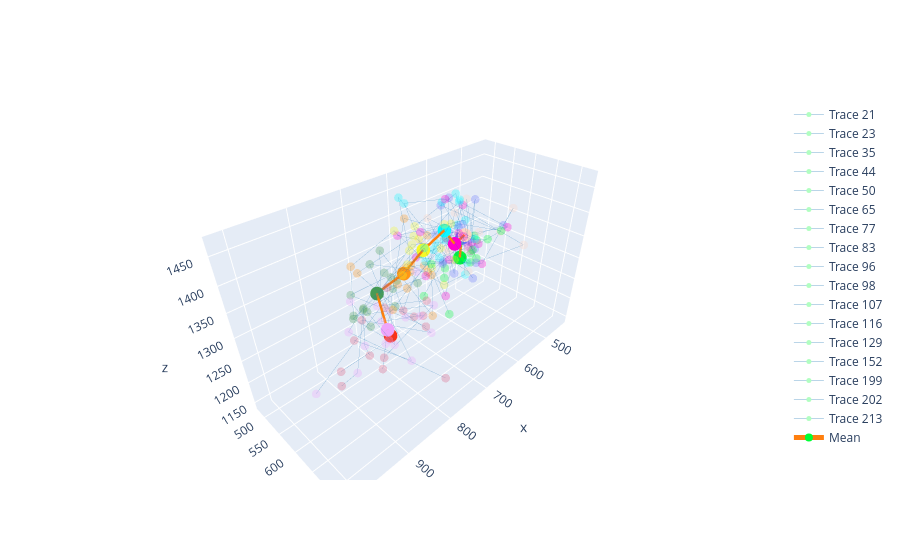

Notebook cell for this chart:
### Code cell
clust_aligned, clust_mean = tr.general_procrustes_analysis(traces_long, cluster_members)
tr.plot_gpa_output(clust_aligned, clust_mean, cluster_members)

### Figure 1 — Plotly figure (JSON) as saved in the notebook; plotly's stock layout.template omitted (floating-point values rounded to 4 significant figures)
{"data": [{"line": {"color": "#1f77b4", "width": 1}, "marker": {"color": ["#00FE35", "#6A76FC", "#FED4C4", "#FE00CE", "#0DF9FF", "#F6F926", "#FF9616", "#479B55", "#EEA6FB", "#DC587D"], "size": 5}, "mode": "markers+lines", "name": "Trace 21", "opacity": 0.3, "type": "scatter3d", "x": [666.8, 674.1, 607.3, 587.1, 660.7, 754.5, 725.5, 795.3, 861.4, 806.9], "y": [588.3, 588.7, 541.1, 584.3, 602.6, 601.1, 599.9, 567.7, 539.7, 723.9], "z": [1320.0, 1334.0, 1318.0, 1323.0, 1471.0, 1444.0, 1416.0, 1360.0, 1252.0, 1233.0]}, {"line": {"color": "#1f77b4", "width": 1}, "marker": {"color": ["#00FE35", "#6A76FC", "#FED4C4", "#FE00CE", "#0DF9FF", "#F6F926", "#FF9616", "#479B55", "#EEA6FB", "#DC587D"], "size": 5}, "mode": "markers+lines", "name": "Trace 23", "opacity": 0.3, "type": "scatter3d", "x": [666.6, 706.8, 613.8, 640.7, 660.2, 717.9, 751.5, 751.6, 850.2, 780.3], "y": [531.5, 619.8, 561.2, 602.2, 607.6, 603.7, 639.5, 504.6, 621.8, 645.4], "z": [1227.0, 1366.0, 1406.0, 1444.0, 1415.0, 1351.0, 1284.0, 1358.0, 1317.0, 1303.0]}, {"line": {"color": "#1f77b4", "width": 1}, "marker": {"color": ["#00FE35", "#6A76FC", "#FED4C4", "#FE00CE", "#0DF9FF", "#F6F926", "#FF9616", "#479B55", "#EEA6FB", "#DC587D"], "size": 5}, "mode": "markers+lines", "name": "Trace 35", "opacity": 0.3, "type": "scatter3d", "x": [539.6, 573.7, 666.4, 735.4, 674.1, 662.4, 732.6, 821.1, 850.3, 883.8], "y": [558.4, 572.1, 530.5, 582.5, 647.0, 585.4, 552.3, 619.8, 629.2, 660.0], "z": [1318.0, 1339.0, 1347.0, 1370.0, 1361.0, 1398.0, 1433.0, 1366.0, 1275.0, 1262.0]}, {"line": {"color": "#1f77b4", "width": 1}, "marker": {"color": ["#00FE35", "#6A76FC", "#FED4C4", "#FE00CE", "#0DF9FF", "#F6F926", "#FF9616", "#479B55", "#EEA6FB", "#DC587D"], "size": 5}, "mode": "markers+lines", "name": "Trace 44", "opacity": 0.3, "type": "scatter3d", "x": [556.2, 668.8, 648.0, 672.8, 656.9, 699.2, 754.1, 869.9, 838.3, 775.3], "y": [558.9, 564.5, 523.3, 634.8, 629.2, 616.7, 590.1, 573.0, 598.2, 648.5], "z": [1272.0, 1382.0, 1393.0, 1407.0, 1320.0, 1312.0, 1366.0, 1354.0, 1329.0, 1333.0]}, {"line": {"color": "#1f77b4", "width": 1}, "marker": {"color": ["#00FE35", "#FED4C4", "#FE00CE", "#0DF9FF", "#F6F926", "#FF9616", "#479B55", "#EEA6FB", "#DC587D"], "size": 5}, "mode": "markers+lines", "name": "Trace 50", "opacity": 0.3, "type": "scatter3d", "x": [594.4, 728.7, 800.2, 630.5, 693.6, 771.8, 789.2, 789.9, 747.9], "y": [538.8, 581.6, 611.5, 600.9, 623.4, 639.7, 577.4, 611.9, 588.5], "z": [1143.0, 1402.0, 1449.0, 1411.0, 1435.0, 1396.0, 1352.0, 1286.0, 1250.0]}, {"line": {"color": "#1f77b4", "width": 1}, "marker": {"color": ["#00FE35", "#6A76FC", "#FED4C4", "#FE00CE", "#0DF9FF", "#F6F926", "#FF9616", "#479B55", "#EEA6FB", "#DC587D"], "size": 5}, "mode": "markers+lines", "name": "Trace 65", "opacity": 0.3, "type": "scatter3d", "x": [624.4, 483.6, 554.8, 606.3, 724.0, 759.4, 839.4, 876.6, 832.2, 839.0], "y": [480.7, 581.8, 648.4, 627.3, 594.7, 556.2, 536.7, 584.4, 719.9, 607.1], "z": [1288.0, 1340.0, 1425.0, 1320.0, 1363.0, 1421.0, 1378.0, 1322.0, 1393.0, 1221.0]}, {"line": {"color": "#1f77b4", "width": 1}, "marker": {"color": ["#00FE35", "#6A76FC", "#FED4C4", "#FE00CE", "#0DF9FF", "#F6F926", "#FF9616", "#479B55", "#EEA6FB", "#DC587D"], "size": 5}, "mode": "markers+lines", "name": "Trace 77", "opacity": 0.3, "type": "scatter3d", "x": [665.7, 646.6, 500.2, 574.6, 688.9, 754.0, 838.6, 821.3, 800.0, 849.7], "y": [586.0, 555.7, 587.6, 590.5, 593.5, 597.5, 552.2, 622.9, 684.1, 567.0], "z": [1297.0, 1430.0, 1334.0, 1336.0, 1355.0, 1425.0, 1371.0, 1333.0, 1301.0, 1288.0]}, {"line": {"color": "#1f77b4", "width": 1}, "marker": {"color": ["#00FE35", "#6A76FC", "#FED4C4", "#FE00CE", "#0DF9FF", "#F6F926", "#FF9616", "#479B55", "#EEA6FB", "#DC587D"], "size": 5}, "mode": "markers+lines", "name": "Trace 83", "opacity": 0.3, "type": "scatter3d", "x": [581.9, 611.0, 633.7, 706.7, 708.3, 765.1, 758.8, 770.7, 776.5, 827.0], "y": [511.0, 611.4, 617.5, 634.1, 511.8, 598.2, 592.6, 623.2, 634.5, 602.8], "z": [1323.0, 1282.0, 1311.0, 1376.0, 1450.0, 1403.0, 1356.0, 1354.0, 1294.0, 1322.0]}, {"line": {"color": "#1f77b4", "width": 1}, "marker": {"color": ["#00FE35", "#6A76FC", "#FED4C4", "#FE00CE", "#0DF9FF", "#F6F926", "#FF9616", "#EEA6FB"], "size": 5}, "mode": "markers+lines", "name": "Trace 96", "opacity": 0.3, "type": "scatter3d", "x": [506.9, 574.9, 574.3, 548.0, 625.9, 822.3, 805.1, 1011.0], "y": [525.8, 512.4, 589.6, 635.9, 580.6, 580.4, 612.9, 679.3], "z": [1303.0, 1332.0, 1361.0, 1379.0, 1439.0, 1339.0, 1363.0, 1320.0]}, {"line": {"color": "#1f77b4", "width": 1}, "marker": {"color": ["#00FE35", "#6A76FC", "#FED4C4", "#FE00CE", "#0DF9FF", "#F6F926", "#FF9616", "#479B55", "#EEA6FB", "#DC587D"], "size": 5}, "mode": "markers+lines", "name": "Trace 98", "opacity": 0.3, "type": "scatter3d", "x": [529.7, 586.0, 593.3, 628.8, 648.5, 710.9, 800.7, 849.5, 886.9, 905.3], "y": [502.4, 592.0, 570.5, 610.1, 559.9, 617.5, 630.4, 573.6, 622.0, 658.8], "z": [1250.0, 1330.0, 1430.0, 1360.0, 1438.0, 1393.0, 1361.0, 1314.0, 1289.0, 1305.0]}, {"line": {"color": "#1f77b4", "width": 1}, "marker": {"color": ["#00FE35", "#6A76FC", "#FED4C4", "#FE00CE", "#0DF9FF", "#F6F926", "#FF9616", "#479B55", "#EEA6FB", "#DC587D"], "size": 5}, "mode": "markers+lines", "name": "Trace 107", "opacity": 0.3, "type": "scatter3d", "x": [551.6, 600.4, 664.5, 594.1, 589.3, 672.9, 781.8, 887.0, 855.7, 942.2], "y": [570.4, 532.9, 594.2, 589.2, 550.9, 616.5, 607.1, 598.8, 644.6, 632.6], "z": [1285.0, 1423.0, 1357.0, 1346.0, 1421.0, 1353.0, 1381.0, 1330.0, 1296.0, 1279.0]}, {"line": {"color": "#1f77b4", "width": 1}, "marker": {"color": ["#00FE35", "#6A76FC", "#FE00CE", "#0DF9FF", "#F6F926", "#FF9616", "#479B55", "#EEA6FB", "#DC587D"], "size": 5}, "mode": "markers+lines", "name": "Trace 116", "opacity": 0.3, "type": "scatter3d", "x": [605.9, 659.1, 632.5, 633.2, 804.3, 801.1, 810.1, 787.6, 795.3], "y": [566.8, 604.7, 558.9, 525.3, 636.9, 676.6, 549.5, 566.9, 667.2], "z": [1338.0, 1312.0, 1358.0, 1320.0, 1411.0, 1414.0, 1375.0, 1274.0, 1301.0]}, {"line": {"color": "#1f77b4", "width": 1}, "marker": {"color": ["#00FE35", "#6A76FC", "#FED4C4", "#FE00CE", "#0DF9FF", "#FF9616", "#479B55", "#EEA6FB"], "size": 5}, "mode": "markers+lines", "name": "Trace 129", "opacity": 0.3, "type": "scatter3d", "x": [510.5, 503.9, 561.0, 672.2, 723.5, 824.7, 849.5, 911.6], "y": [521.7, 519.2, 552.8, 622.5, 637.5, 620.6, 590.6, 633.7], "z": [1259.0, 1385.0, 1301.0, 1409.0, 1422.0, 1326.0, 1288.0, 1396.0]}, {"line": {"color": "#1f77b4", "width": 1}, "marker": {"color": ["#00FE35", "#6A76FC", "#FE00CE", "#0DF9FF", "#F6F926", "#FF9616", "#479B55", "#EEA6FB", "#DC587D"], "size": 5}, "mode": "markers+lines", "name": "Trace 152", "opacity": 0.3, "type": "scatter3d", "x": [491.2, 568.4, 709.9, 748.7, 814.0, 827.0, 775.4, 768.7, 826.0], "y": [510.8, 531.8, 631.1, 616.7, 635.8, 584.0, 576.4, 618.4, 647.7], "z": [1255.0, 1350.0, 1300.0, 1408.0, 1395.0, 1343.0, 1339.0, 1373.0, 1340.0]}, {"line": {"color": "#1f77b4", "width": 1}, "marker": {"color": ["#00FE35", "#6A76FC", "#FED4C4", "#FE00CE", "#0DF9FF", "#F6F926", "#FF9616", "#479B55", "#EEA6FB", "#DC587D"], "size": 5}, "mode": "markers+lines", "name": "Trace 199", "opacity": 0.3, "type": "scatter3d", "x": [621.3, 570.8, 588.0, 648.1, 695.7, 711.9, 738.5, 848.3, 837.8, 879.3], "y": [508.3, 585.3, 700.4, 567.1, 512.1, 565.9, 623.4, 615.8, 676.9, 581.9], "z": [1274.0, 1289.0, 1383.0, 1446.0, 1435.0, 1391.0, 1355.0, 1367.0, 1261.0, 1270.0]}, {"line": {"color": "#1f77b4", "width": 1}, "marker": {"color": ["#00FE35", "#6A76FC", "#FE00CE", "#0DF9FF", "#F6F926", "#479B55", "#EEA6FB", "#DC587D"], "size": 5}, "mode": "markers+lines", "name": "Trace 202", "opacity": 0.3, "type": "scatter3d", "x": [442.5, 540.6, 740.3, 694.3, 786.8, 871.5, 848.7, 821.2], "y": [514.0, 535.3, 611.6, 589.5, 628.4, 615.3, 649.4, 605.2], "z": [1265.0, 1310.0, 1348.0, 1386.0, 1435.0, 1345.0, 1284.0, 1361.0]}, {"line": {"color": "#1f77b4", "width": 1}, "marker": {"color": ["#00FE35", "#6A76FC", "#FE00CE", "#0DF9FF", "#F6F926", "#479B55", "#EEA6FB", "#DC587D"], "size": 5}, "mode": "markers+lines", "name": "Trace 213", "opacity": 0.3, "type": "scatter3d", "x": [460.9, 525.6, 649.4, 636.9, 716.8, 873.0, 925.8, 957.5], "y": [562.1, 505.8, 505.2, 630.7, 629.8, 608.8, 651.9, 654.3], "z": [1312.0, 1330.0, 1358.0, 1387.0, 1444.0, 1349.0, 1278.0, 1275.0]}, {"line": {"color": "#ff7f0e", "width": 5}, "marker": {"color": ["#00FE35", "#6A76FC", "#FED4C4", "#FE00CE", "#0DF9FF", "#F6F926", "#FF9616", "#479B55", "#EEA6FB", "#FD3216"]}, "mode": "markers+lines", "name": "Mean", "type": "scatter3d", "x": [565.7, 593.4, 610.3, 655.7, 670.6, 740.4, 783.4, 828.7, 849.0, 842.4], "y": [537.4, 563.3, 584.5, 599.9, 587.7, 605.8, 603.9, 587.6, 634.3, 632.7], "z": [1278.0, 1346.0, 1367.0, 1372.0, 1400.0, 1397.0, 1369.0, 1344.0, 1307.0, 1290.0]}], "layout": {}}
